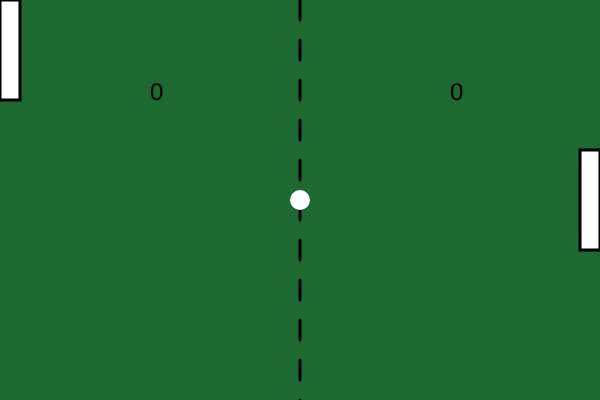
Frame 1 (no input)
Frame 60 (no input): identical to frame 1, image omitted
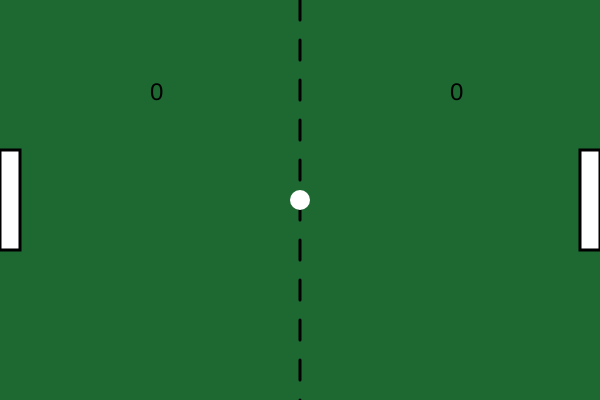
Frame 120 (the mouse pressed at the canvas centre since frame 60)

The p5.js sketch that drew these frames (run headless with seeded random() and noise() and a simulated clock; from frame 60 on, the mouse is pressed at the canvas centre):

// p5.js sketch
// ── sketch.js
var px, py, pw , ph;
var cx, cy, cv, bx, by,bd;
var vx, vy , vmax, maxangle;
var botlevel;
var pscore, cscore;
var freeze;
function setup() {
  createCanvas(600, 400);
 
  restart()
  maxangle = 75/180*PI
  pscore =0
  cscore = 0
  
}

function restart(){
  px = 0
  py = height/2
  pw = 20
  ph = 100
  pv = 0
  cx =width - pw
  cy = height/2
  cv = 0
  bx = width/2
  by = height/2
  bd = 20
  vmax =7
  vx = 0
  vy = 0
  freeze = true
}

function draw() {
   background(30, 105, 50);
  // partition of ground
  stroke(0)
  strokeWeight(3)
  for (var i =0; i< height/10; i++)
  {
    line(width/2, height/10 * i, width/2, height/20 + height/10 * i)
  }
  
 // movement of player's paddle and its boundries
  py = pv + py
  if( mouseY < ph/2)
   {mouseY = ph/2}
  if(mouseY + ph/2 > height)
  {mouseY = height - ph/2}
  rect(px, mouseY-ph/2 ,pw, ph);
   
  //movement of computers paddle
  //computer controls its paddle
  cv = by - cy
  // should not move faster than player
  if(cv <= -4)
  {cv = -4}
  if(cv>= 4)
  {cv= 4}
 // update paddle's position 
  cy = cv + cy
  // limit paddle's position
  if( cy < ph/2)
   {cy = ph/2}
  if(cy + ph/2 > height)
  {cy = height - ph/2}
  
  rect(cx, cy-ph/2, pw,ph);
  
  //drawing of ball
       // movement of ball
  bx = bx + vx
  by = by + vy
  ///ball hit with wall
  
  if(by-bd/2 <= 0)  // hit at the top wall
  {    vy = vy * -1
   by = bd/2}
 
  if(by + bd/2 >=height)  // hit at bottom
  {by = height - bd/2
   vy = vy * -1}
   
  if (bx + bd/2 >= width) // hit at the right wall
  {vx = vx * -1
   bx = width - bd/2
  // player's score
     pscore++
  restart()
  }
    
  
  
  if(bx-bd/2 <= 0)  // hitting the left wall
  {vx = vx * -1
   bx = bd/2
    // computer's score
   cscore++
  restart()
  }
  // collision with player's paddle
  
  if ( bx - bd/2 <= pw+px &&
     by <= mouseY + ph &&
     by >= mouseY - ph)
  {
    var range = (by - mouseY)/ (ph/2);
   var angle = range * maxangle; //-1.3 to 1.3
    // update ball,s speed after collision
   
    vx = vmax * cos(angle);
    vy = vmax * sin(angle);
  }
  
  // collision with computer's paddle
  
  if ( bx + bd/2 >= width-pw &&
     by <= cy + ph/2 &&
     by >= cy - ph/2)
  {
    var range = (by - cy)/ (ph/2);
   var angle = range * maxangle; //-1.3 to 1.3
    // update ball,s speed after collision
   
    vx = -vmax * cos(angle);
    vy = vmax * sin(angle);
  }
 strokeWeight(0)
  ellipse(bx,by,bd,bd);
  
  // change the text size
  textSize(24)
 text(pscore, 0.25 * width, 0.25 * height);
 text(cscore, 0.75 * width, 0.25 * height);
  
}

 function keyPressed(){
  if( freeze == true)
  { vx = -vmax
   vy = vmax
  freeze = false}
   
    
   {cv = 6}
 }
